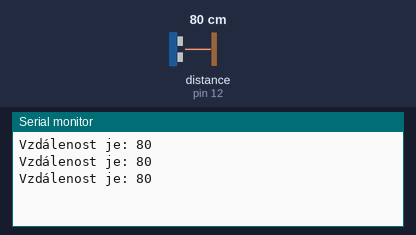
Bench run of a sketch on a simulated Arduino Uno, built with avr-gcc and run on an emulated ATmega328P. Shown: the last lines printed to the serial monitor. Wiring (inferred from the names in the program): ultrasonic range finder: trigger pin 13; echo pin 12. The test bench sets the inputs (shaded band); at power-on: distance to the obstacle (sensor on pin 12) 80 cm. The echo pulse lasts 58.3 µs per cm.

Above: at 1.4 s.
1.5 s: distance to the obstacle (sensor on pin 12) set to 2 cm
At 2.3 s:
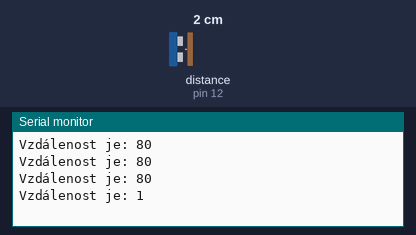
3.0 s: distance to the obstacle (sensor on pin 12) set to 4 cm
At 3.4 s:
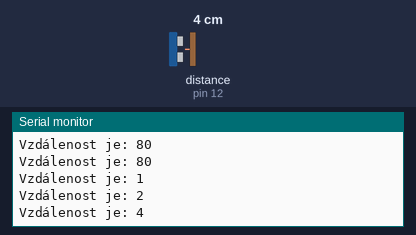
Timing chart, 0 to 6.0 s (numbered marks = the images above; inputs shaded):
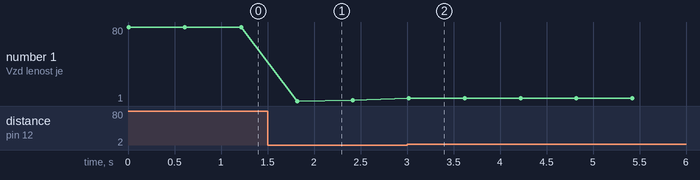

The sketch:

testUltrazvuk.ino
```cpp
#define Trig 13
#define Echo 12

void setup() {
  pinMode(Trig, OUTPUT);
  pinMode(Echo, INPUT);

  Serial.begin(9600);
}

void loop() {
 digitalWrite(Trig, LOW);
 delayMicroseconds(2);
 digitalWrite(Trig, HIGH);
 delayMicroseconds(10);
 digitalWrite(Trig, LOW);

 unsigned long dur = pulseIn(Echo, HIGH);
 int dist = dur / 29 / 2;
 if(dur == 0)
 {
  return;
 }
 Serial.println((String)"Vzdálenost je: " + dist) ;
 delay(600);
}
```

Measured:
- after the input at 1.5 s, the serial monitor: prints a new line after 0.32 s (image 1)
- after the input at 3.0 s, the serial monitor: prints a new line at once (image 2)
- plotted number 1: 80 → 2 after the input at 1.5 s, 2 → 4 after the input at 3.0 s
